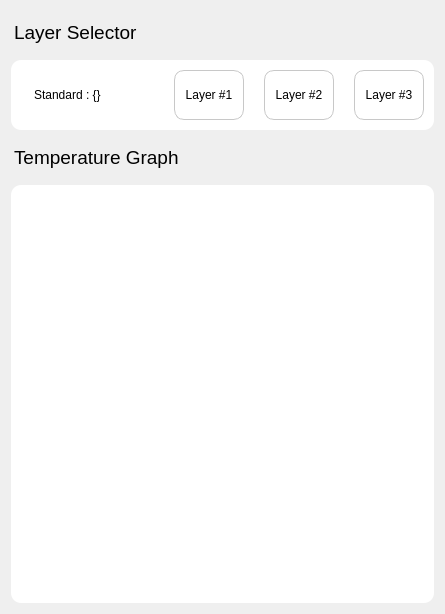
        <widget class="QWidget" name="page_3">
         <layout class="QVBoxLayout" name="verticalLayout_24">
          <item>
           <widget class="QLabel" name="label_105">
            <property name="styleSheet">
             <string notr="true">margin-top: 10px;
margin-bottom: 10px;</string>
            </property>
            <property name="text">
             <string>&lt;html&gt;&lt;head/&gt;&lt;body&gt;&lt;p&gt;&lt;span style=&quot; font-size:14pt;&quot;&gt;Layer Selector&lt;/span&gt;&lt;/p&gt;&lt;/body&gt;&lt;/html&gt;</string>
            </property>
            <property name="margin">
             <number>5</number>
            </property>
           </widget>
          </item>
          <item>
           <widget class="QFrame" name="frame_20">
            <property name="styleSheet">
             <string notr="true">QFrame{
	border: none;
	border-radius: 10px;
	text-align: left;
	padding: 10px;
	background-color: rgb(255, 255, 255);
}

QPushButton{
	border-style: solid;
	border-width: 1px;
	border-color: rgb(200, 200, 200);
	border-radius: 10px;
}</string>
            </property>
            <property name="frameShape">
             <enum>QFrame::StyledPanel</enum>
            </property>
            <property name="frameShadow">
             <enum>QFrame::Raised</enum>
            </property>
            <layout class="QHBoxLayout" name="horizontalLayout_49">
             <property name="spacing">
              <number>20</number>
             </property>
             <property name="leftMargin">
              <number>0</number>
             </property>
             <property name="topMargin">
              <number>0</number>
             </property>
             <property name="rightMargin">
              <number>0</number>
             </property>
             <property name="bottomMargin">
              <number>0</number>
             </property>
             <item>
              <widget class="QLabel" name="label_109">
               <property name="text">
                <string>Standard : {}</string>
               </property>
              </widget>
             </item>
             <item>
              <spacer name="horizontalSpacer_13">
               <property name="orientation">
                <enum>Qt::Horizontal</enum>
               </property>
               <property name="sizeHint" stdset="0">
                <size>
                 <width>40</width>
                 <height>20</height>
                </size>
               </property>
              </spacer>
             </item>
             <item>
              <widget class="QPushButton" name="btn_temp_1">
               <property name="minimumSize">
                <size>
                 <width>70</width>
                 <height>50</height>
                </size>
               </property>
               <property name="text">
                <string>Layer #1</string>
               </property>
              </widget>
             </item>
             <item>
              <widget class="QPushButton" name="btn_temp_2">
               <property name="minimumSize">
                <size>
                 <width>70</width>
                 <height>50</height>
                </size>
               </property>
               <property name="text">
                <string>Layer #2</string>
               </property>
              </widget>
             </item>
             <item>
              <widget class="QPushButton" name="btn_temp_3">
               <property name="minimumSize">
                <size>
                 <width>70</width>
                 <height>50</height>
                </size>
               </property>
               <property name="text">
                <string>Layer #3</string>
               </property>
              </widget>
             </item>
            </layout>
           </widget>
          </item>
          <item>
           <widget class="QLabel" name="label_100">
            <property name="styleSheet">
             <string notr="true">margin-top: 10px;
margin-bottom: 10px;</string>
            </property>
            <property name="text">
             <string>&lt;html&gt;&lt;head/&gt;&lt;body&gt;&lt;p&gt;&lt;span style=&quot; font-size:14pt;&quot;&gt;Temperature Graph&lt;/span&gt;&lt;/p&gt;&lt;/body&gt;&lt;/html&gt;</string>
            </property>
            <property name="margin">
             <number>5</number>
            </property>
           </widget>
          </item>
          <item>
           <widget class="QFrame" name="frame_temp">
            <property name="styleSheet">
             <string notr="true">QFrame{
	border: none;
	border-radius: 10px;
	text-align: left;
	background-color: rgb(255, 255, 255);
}

</string>
            </property>
            <property name="frameShape">
             <enum>QFrame::StyledPanel</enum>
            </property>
            <property name="frameShadow">
             <enum>QFrame::Raised</enum>
            </property>
            <layout class="QVBoxLayout" name="verticalLayout_23">
             <item>
              <widget class="MatplotlibWidget" name="widget_temp" native="true">
               <property name="sizePolicy">
                <sizepolicy hsizetype="Expanding" vsizetype="Expanding">
                 <horstretch>0</horstretch>
                 <verstretch>0</verstretch>
                </sizepolicy>
               </property>
               <property name="minimumSize">
                <size>
                 <width>0</width>
                 <height>400</height>
                </size>
               </property>
               <property name="styleSheet">
                <string notr="true">background-color: rgb(255, 255, 255);</string>
               </property>
              </widget>
             </item>
            </layout>
           </widget>
          </item>
         </layout>
        </widget>
